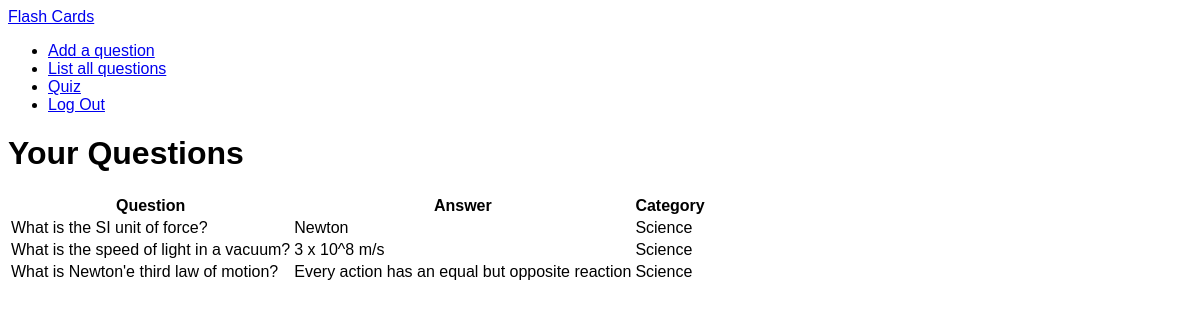
The page / (signed in) on the database its author committed.
### tables this page shows
CREATE TABLE flipcards (
    card_id INTEGER PRIMARY KEY AUTOINCREMENT NOT NULL,
    user_id INTEGER NOT NULL,
    question TEXT NOT NULL,
    answer TEXT NOT NULL,
    category TEXT,
    created_date DATETIME DEFAULT CURRENT_TIMESTAMP,
    FOREIGN KEY (user_id)
      REFERENCES users(id)
);

### app.py (the view)
@app.route("/")
@login_required
def index():
    select_text = text("SELECT * FROM flipcards WHERE user_id = :uid")
    questions = connection.execute(select_text, {"uid":session["user_id"]})
    questions = questions.fetchall()
    return render_template("index.html" , questions=questions)

### app.py (called while the page is built)
def login_required(f):
    @wraps(f)
    def decorated_function(*args, **kwargs):
        if session.get("user_id") is None:
            return redirect("/login")
        return f(*args, **kwargs)
    return decorated_function

### templates/index.html (shortened to what this page needs)
{% extends "layout.html" %}
{% block main %}
    <h1>Your Questions</h1>
        <table>
            <thead>
                <tr>
                    <th>Question</th>
                    <th>Answer</th>
                    <th>Category</th>
                </tr>
            </thead>
        {% for question in questions %}
            <tr>
                <td>{{ question["question"] }}</td>
                <td>{{ question["answer"] }}</td>
                <td>{{ question["category"] }}</td>
            </tr>
        {% endfor %}
        </table>
{% endblock %}

### templates/layout.html (shortened to what this page needs)
<!DOCTYPE html>
<html lang="en">
    <head>
        <link href="/static/main.css" rel="stylesheet">
    </head>
    <body>
        <nav>
            <div>
                <a href="/" >Flash Cards</a>
                    {% if session["user_id"] %}
                        <ul >
                            <li ><a  href="/add">Add a question</a></li>
                            <li ><a  href="/">List all questions</a></li>
                            <li ><a  href="/quiz">Quiz</a></li>
                            <li><a  href="/logout">Log Out</a></li>
                        </ul>
                    {% else %}
                        <ul >
                            <li ><a  href="/register">Register</a></li>
                            <li ><a  href="/login">Log In</a></li>
                        </ul>
                    {% endif %}
            </div>
        </nav>
        <main >
            {% block main %}{% endblock %}
        </main>
    </body>
</html>

### static/main.css (style rules this page uses)
body { font-family: Arial, Helvetica, sans-serif; }

### rows shown on the page
flipcards: question "What is the SI unit of force?", answer "Newton", category "Science"
flipcards: question "What is the speed of light in a vacuum?", answer "3 x 10^8 m/s", category "Science"
flipcards: question "What is Newton'e third law of motion?", answer "Every action has an equal but opposite reaction", category "Science"
